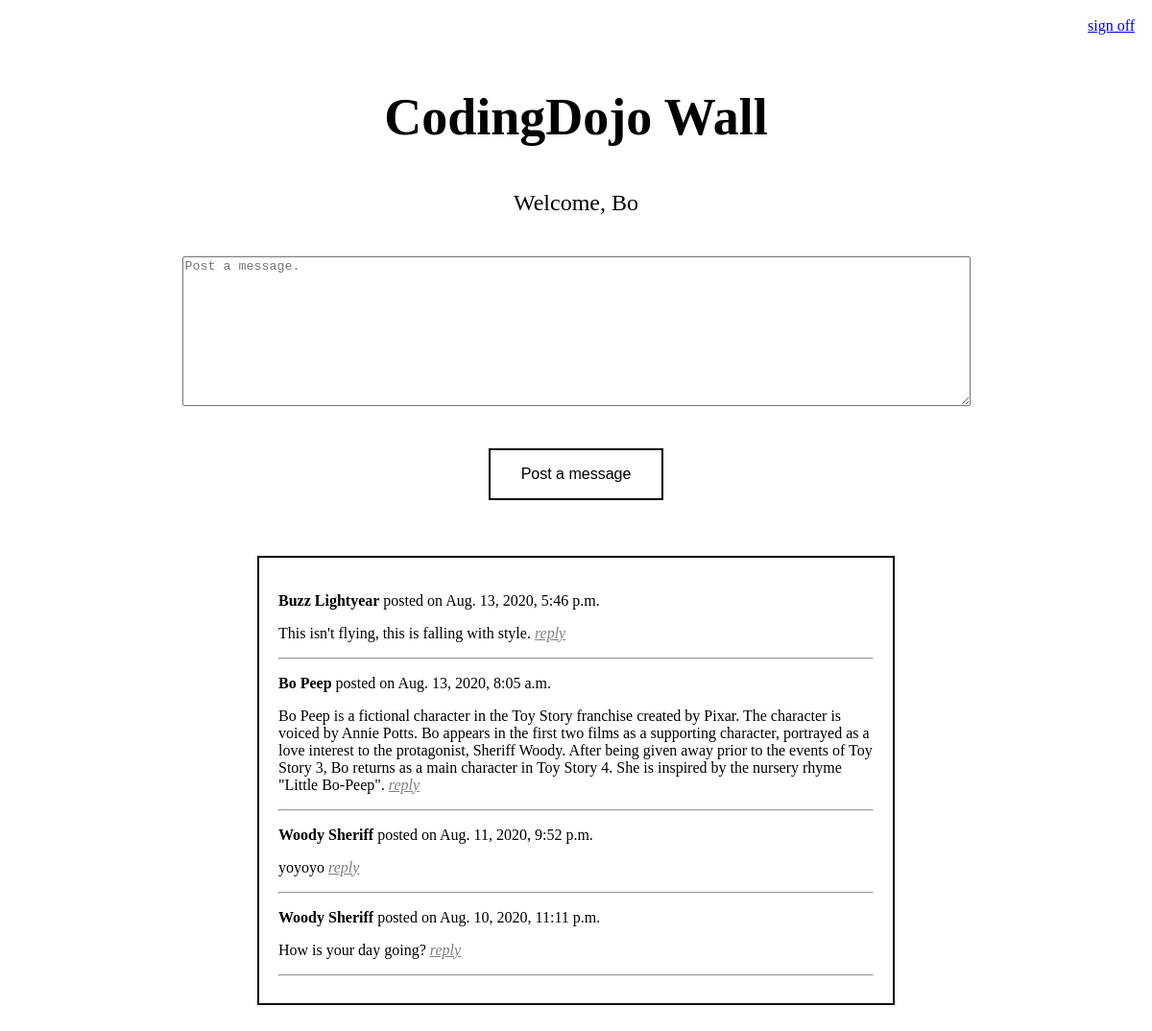
Screenshot of /index (signed in) with the database file from the repository.
### dojo_wall_app/models.py (models this page shows)
class User(models.Model):
  first_name = models.CharField(max_length=45)
  last_name = models.CharField(max_length=45)
  email = models.CharField(max_length=45, blank=False, unique=True)
  password = models.CharField(max_length=45)
  created_at = models.DateTimeField(auto_now_add=True)
  updated_at = models.DateTimeField(auto_now=True)
  objects = UserManager()

class Message(models.Model):
  message = models.CharField(max_length=255)
  user = models.ForeignKey(User, related_name="messages", on_delete=models.CASCADE)
  created_at = models.DateTimeField(auto_now_add=True)
  updated_at = models.DateTimeField(auto_now=True)
  objects = MessageManager()

### dojo_wall_app/views.py (the view)
# urls.py: path('index', views.index),
def index(request):
  if 'user_id' not in request.session:
    return redirect('/')
  user_id = request.session['user_id']
  user = User.objects.get(id = user_id)
  all_messages = Message.objects.all()
  all_users = User.objects.all()
  context = {
    "user" : user,
    "all_messages" : all_messages,
    "all_users" : all_users
  }
  return render (request, "wall_index.html", context)

### dojo_wall_app/templates/wall_index.html (shortened to what this page needs)
<!DOCTYPE html>
<html lang="en">
  <head>
    {% load static %}
    <link rel="stylesheet" href="{% static 'css/style.css' %}" />
  </head>
  <body>
    <div class="header">
      <a href="/log_out">sign off</a>
      <h2>CodingDojo Wall</h2>
      <p>Welcome, {{user.first_name}}</p>
    </div>
    <div class="post">
      <form action="/new_message" method="POST" id="message_box">
        <br />
        <textarea
          name="message"
          cols="100"
          rows="10"
          placeholder="Post a message."
        ></textarea
        ><br />
        <button type="submit" class="primary">Post a message</button>
      </form>
    </div>
    <br />
    <div class="messages">
      {% for message in all_messages reversed %}
      <p>
        <strong id="user"
          >{{message.user.first_name}} {{message.user.last_name}}</strong
        >
        posted on {{message.created_at}}
      </p>
      <p>{{message.message}} <a href="/wall" id="reply">reply</a></p>
      <hr />
      {% endfor %}
    </div>
  </body>
</html>

### dojo_wall_app/static/css/style.css (style rules this page uses)
h2 { text-align: center; font-size: 54px; }
.header p { text-align: center; font-size: 24px; }
.header a { text-align: right; display: block; padding: 10px; }
.messages { margin: 40px 260px; padding: 20px; border: 2px black solid; }
#message_box, #comment_box { text-align: center; }
#message_box > textarea { margin-bottom: 40px; }
button { background-color: white; color: black; border: 2px solid black; padding: 16px 32px; text-align: center; display: inline-block; font-size: 16px; margin: 0px 4px; transition-duration: 0.4s; cursor: pointer; }
#reply, #delete { font-style: italic; color: gray; }

### rows the page displays
User: first_name "Bo"
Message: user.first_name "Buzz", user.last_name "Lightyear", created_at "Aug. 13, 2020, 5:46 p.m.", message "This isn't flying, this is falling with style."
Message: user.first_name "Bo", user.last_name "Peep", created_at "Aug. 13, 2020, 8:05 a.m.", message "Bo Peep is a fictional character in the Toy Story franchise created by Pixar. The character is voiced by Annie Potts. Bo appears in the first two films as a supporting character, portrayed as a love interest to the protagonist, Sheriff Woody. After being given away prior to the events of Toy Story 3, Bo returns as a main character in Toy Story 4. She is inspired by the nursery rhyme \"Little Bo-Peep\"."
Message: user.first_name "Woody", user.last_name "Sheriff", created_at "Aug. 11, 2020, 9:52 p.m.", message "yoyoyo"
Message: user.first_name "Woody", user.last_name "Sheriff", created_at "Aug. 10, 2020, 11:11 p.m.", message "How is your day going?"
